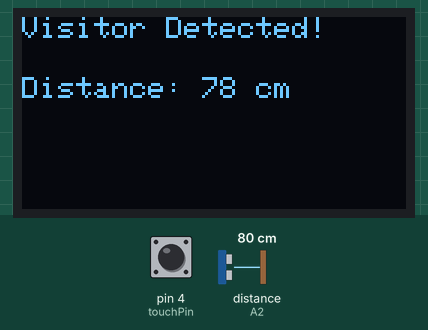
Recording of a sketch running on a simulated Arduino Uno, built with avr-gcc and run on an emulated ATmega328P. Shown: 128×64 one-colour display. Wiring (inferred from the names in the program): ultrasonic range finder: trigger A1; echo A2. Inputs (shaded band) come from the test bench; at power-on: distance to the obstacle (sensor on A2) 80 cm, pin 4 (touchPin) LOW. The echo pulse lasts 58.3 µs per cm; what the sketch prints to the serial monitor is not drawn.

Above: at 1.3 s.
1.4 s: distance to the obstacle (sensor on A2) set to 2 cm
At 2.8 s:
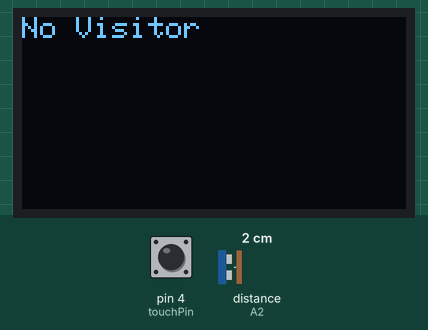
3.1 s: distance to the obstacle (sensor on A2) set to 4 cm
At 3.8 s:
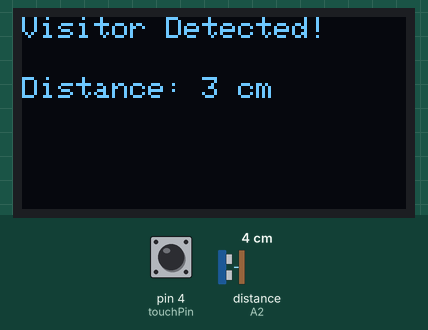
4.7 s: pin 4 (touchPin) pulled HIGH for 0.65 s
At 5.6 s:
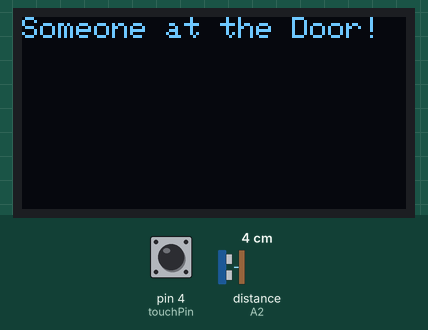
7.4 s: distance to the obstacle (sensor on A2) set to 9 cm
At 8.7 s:
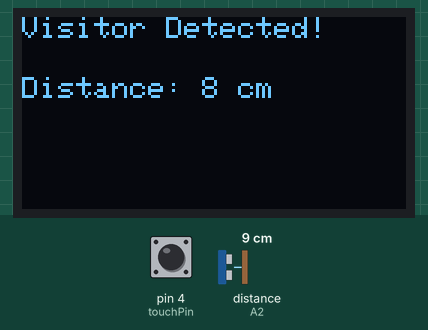
9.0 s: distance to the obstacle (sensor on A2) set to 250 cm
At 10.3 s:
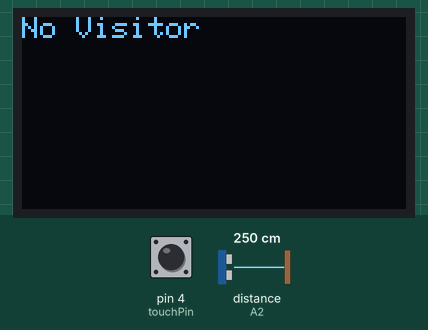
Timing chart, 0 to 11.6 s (numbered marks = the images above; inputs shaded):
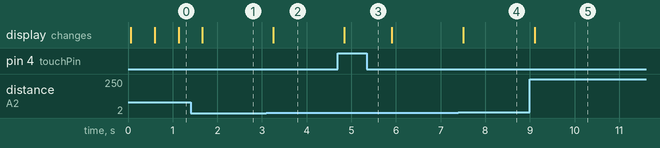

Measured:
- after the input at 1.4 s, the display: changes after 0.27 s (image 1)
- after the input at 3.1 s, the display: changes after 0.15 s (image 2)
- after the input at 4.7 s, the display: changes after 0.15 s (image 3)
- after the input at 7.4 s, the display: changes after 0.10 s (image 4)
- after the input at 9.0 s, the display: changes after 0.11 s (image 5)

The sketch:

32_SmartDoorbell_DistanceDisplay.ino
```cpp
#include <Wire.h>
#include <Adafruit_GFX.h>
#include <Adafruit_SSD1306.h>

// OLED settings
#define SCREEN_WIDTH 128
#define SCREEN_HEIGHT 64
Adafruit_SSD1306 display(SCREEN_WIDTH, SCREEN_HEIGHT, &Wire, -1);

// Ultrasonic pins
const int trigPin = A1;
const int echoPin = A2;

// Touch sensor pin
const int touchPin = 4;

void setup() {
  Serial.begin(9600);

  // Pin setup
  pinMode(trigPin, OUTPUT);
  pinMode(echoPin, INPUT);
  pinMode(touchPin, INPUT);

  // OLED init
  if (!display.begin(SSD1306_SWITCHCAPVCC, 0x3C)) {
    Serial.println(F("SSD1306 allocation failed"));
    for (;;);
  }
  display.clearDisplay();
  display.setTextSize(1);
  display.setTextColor(SSD1306_WHITE);
}

void loop() {
  // Measure distance from ultrasonic
  digitalWrite(trigPin, LOW);
  delayMicroseconds(2);
  digitalWrite(trigPin, HIGH);
  delayMicroseconds(10);
  digitalWrite(trigPin, LOW);

  long duration = pulseIn(echoPin, HIGH);
  int distance = duration * 0.034 / 2;

  // Read touch sensor
  int touchState = digitalRead(touchPin);

  // Clear display for new data
  display.clearDisplay();
  display.setCursor(0, 0);

  // If visitor is detected
  if (distance > 2 && distance < 150) {
    display.print("Visitor Detected!");
    display.setCursor(0, 20);
    display.print("Distance: ");
    display.print(distance);
    display.print(" cm");

    // If touch sensor is pressed
    if (touchState == HIGH) {
      display.clearDisplay();
      display.setCursor(0, 0);
      display.print("Someone at the Door!");
    }
  } else {
    display.print("No Visitor");
  }

  display.display();

  // Debug info
  Serial.print("Distance: ");
  Serial.print(distance);
  Serial.print(" cm | Touch: ");
  Serial.println(touchState);

  delay(500);
}
```
